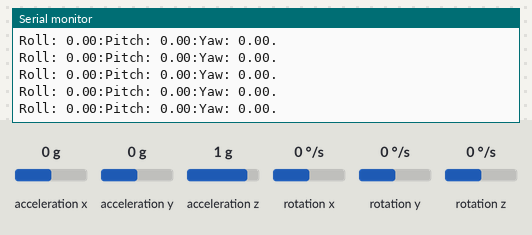
A sketch run on a simulated Arduino Uno, built with avr-gcc and run on an emulated ATmega328P. Shown: the last lines printed to the serial monitor. The test bench sets the inputs (shaded band); at power-on: acceleration y 0 g, acceleration x 0 g, acceleration z 1 g, rotation z 0 °/s, rotation x 0 °/s, rotation y 0 °/s.

Above: at 1.7 s.
1.8 s: acceleration y set to -1.4 g
At 2.6 s:
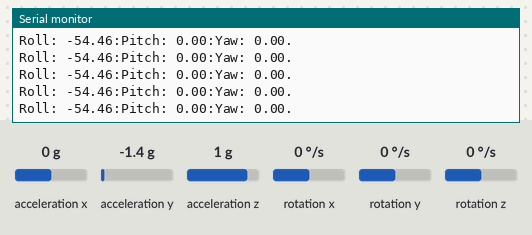
4.8 s: acceleration x set to -1.4 g
At 5.7 s:
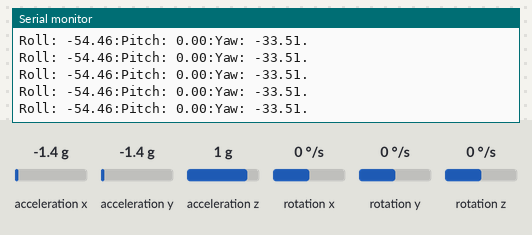
6.3 s: acceleration z set to -1.4 g
At 7.4 s:
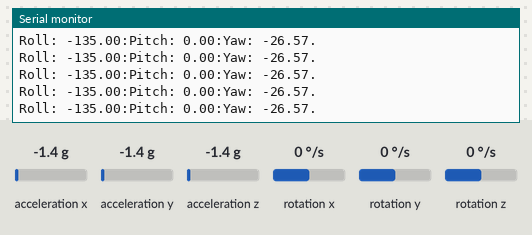
7.8 s: rotation z set to -192 °/s
At 8.8 s:
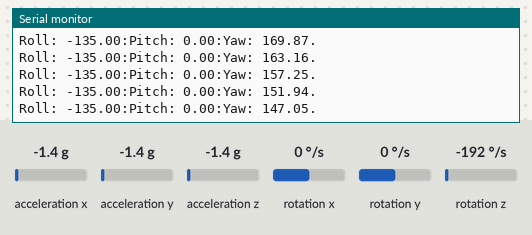
Timing chart, 0 to 10.3 s (numbered marks = the images above; inputs shaded):
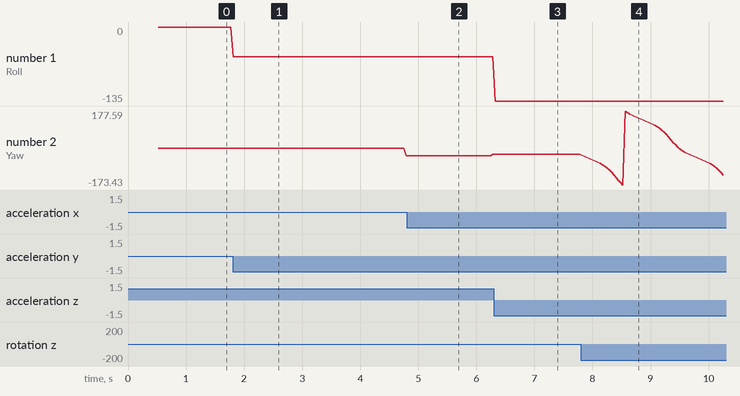

The sketch:

MPU.ino
```cpp
#include "MPU.h"
TorpedoMPU tmpu(0,1,2);

void setup()
{
    Serial.begin(115200);
    tmpu.start();
    tmpu.check();
}

void loop()
{
   tmpu.calculate();
   Serial.print("Roll: ");
   Serial.print(tmpu.Return_roll());
   Serial.print(":");
   Serial.print("Pitch: ");
   Serial.print(tmpu.Return_pitch());
   Serial.print(":");
   Serial.print("Yaw: ");
   Serial.print(tmpu.Return_yaw());
   Serial.println(".");
}
```

MPU.h
```cpp
#ifndef MPU_H_
#define MPU_H_

#include "I2Cdev.h"
#include "MPU6050_6Axis_MotionApps20.h"
#if I2CDEV_IMPLEMENTATION == I2CDEV_ARDUINO_WIRE
#include "Wire.h"
#endif
class TorpedoMPU:public MPU6050{
private:
bool dmpReady = false;
uint8_t mpuIntStatus;
uint8_t devStatus;
uint16_t packetSize;
uint16_t fifoCount;
uint8_t fifoBuffer[64];
Quaternion q;
VectorFloat gravity;
float ypr[3];
volatile bool mpuInterrupt = false;
float roll=0;
float pitch=0;
float yaw=0;
public:
TorpedoMPU(float roll,float pitch,float yaw){
    this->roll=roll;
    this->pitch=pitch;
    this->yaw=yaw;
};
public:
void TorpedoMPU::start(){
    mpuInterrupt = true;
    Wire.begin();
    Wire.setClock(400000);
    while (!Serial);
    Serial.println(F("Initializing I2C devices..."));
    initialize();
    Serial.println(F("Testing device connections..."));
    Serial.println(testConnection() ? F("MPU6050 connection successful") : F("MPU6050 connection failed"));

    Serial.println(F("Initializing DMP..."));
    devStatus = dmpInitialize();

    setXGyroOffset(220);
    setYGyroOffset(76);
    setZGyroOffset(-85);
    setZAccelOffset(1788);
}
void TorpedoMPU::check(){
     if (devStatus == 0)
    {
           CalibrateAccel(6);
           CalibrateGyro(6);
           PrintActiveOffsets();

        Serial.println(F("Enabling DMP..."));
        setDMPEnabled(true);

        Serial.println(F("Enabling interrupt detection (Arduino external interrupt 0)..."));
        mpuIntStatus = getIntStatus();

        Serial.println(F("DMP ready! Waiting for first interrupt..."));
        dmpReady = true;

        packetSize = dmpGetFIFOPacketSize();
    }
    else
    {
        Serial.print(F("DMP Initialization failed (code "));
        Serial.print(devStatus);
        Serial.println(F(")"));
    }
}
void TorpedoMPU::calculate(){
    if (!dmpReady) return;
    mpuInterrupt = false;
    mpuIntStatus = getIntStatus();
    fifoCount = getFIFOCount();
    if ((mpuIntStatus & 0x10) || fifoCount == 1024)
    {
        resetFIFO();
        Serial.println(F("FIFO overflow!"));
    }
    else if (mpuIntStatus & 0x02)
    {
        while (fifoCount < packetSize) fifoCount = getFIFOCount();
        getFIFOBytes(fifoBuffer, packetSize);
        fifoCount -= packetSize;
        dmpGetQuaternion(&q, fifoBuffer);
        dmpGetGravity(&gravity, &q);
        dmpGetYawPitchRoll(ypr, &q, &gravity);
   }
    if(abs(yaw * 180/M_PI - ypr[0] * 180/M_PI) > 0){
          yaw = ypr[0];
  }
   roll = (ypr[2] * 180/M_PI);
   pitch = (ypr[1] * 180/M_PI);
   yaw = (yaw * 180/M_PI);
}
float TorpedoMPU::Return_roll(){
    calculate();
    return roll;
}
float TorpedoMPU::Return_pitch(){
    calculate();
    return pitch;
}
float TorpedoMPU::Return_yaw(){
    calculate();
    return yaw;
}
};
#endif
```

Measured:
- after the input at 1.8 s, the serial monitor: prints a new line at once (image 1)
- after the input at 4.8 s, the serial monitor: prints a new line at once (image 2)
- after the input at 6.3 s, the serial monitor: prints a new line at once (image 3)
- after the input at 7.8 s, the serial monitor: prints a new line at once (image 4)
- plotted number 1: 0 → -54.46 after the input at 1.8 s, -54.46 → -135 after the input at 6.3 s
- plotted number 2: 0 → -33.51 after the input at 1.8 s, -33.51 → -26.57 after the input at 4.8 s, -26.57 → -27.86 after the input at 6.3 s, -27.86 → -126.57 after the input at 7.8 s
